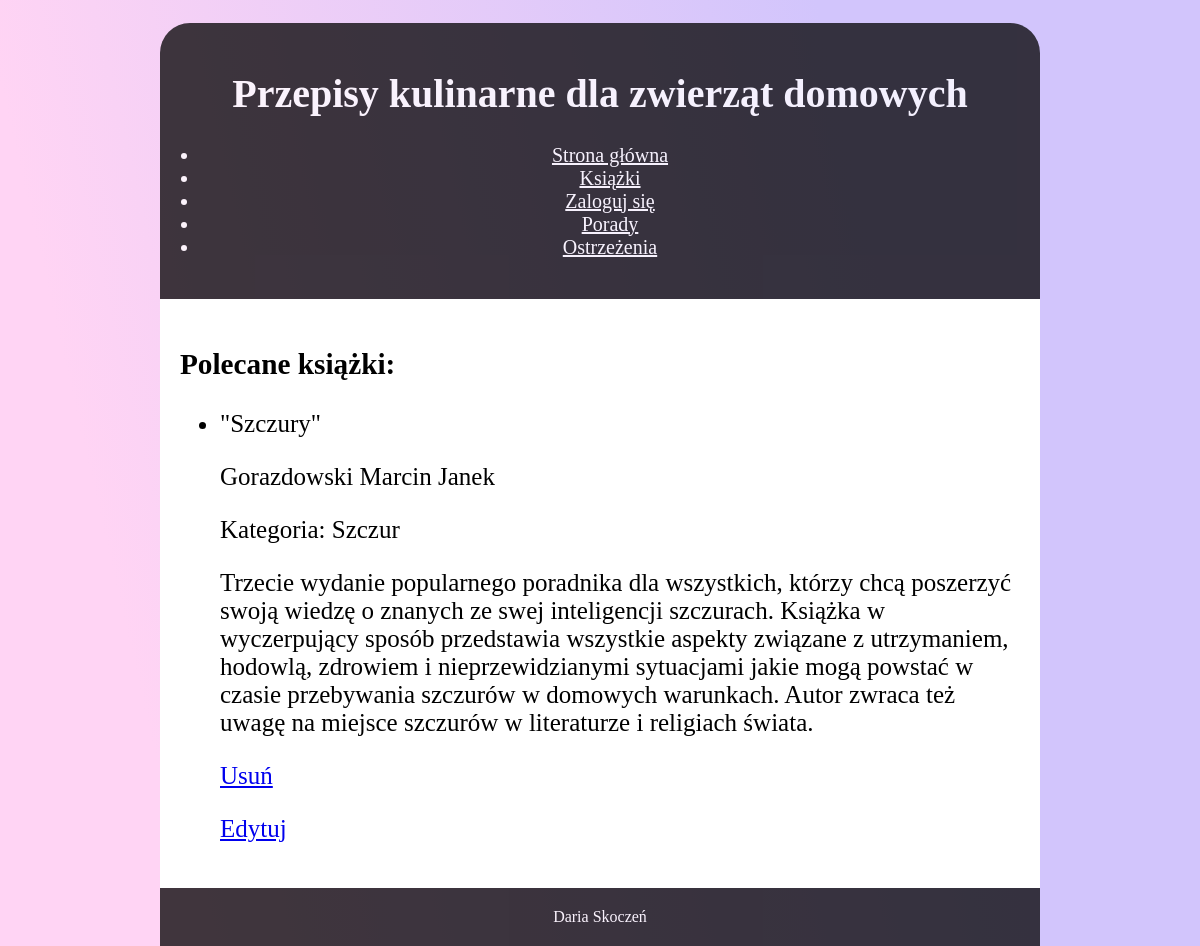
The app's page /recipes/book/ with its own data.
### recipes/models.py (models this page shows, shortened)
class Book(models.Model):
    category = models.ForeignKey(Category, on_delete=models.CASCADE, primary_key=True)
    title = models.CharField(max_length=150)
    author = models.CharField(max_length=35, blank=True, null=True)
    description = models.TextField()

class Category(models.Model):
    name = models.CharField(max_length=20)
    typ = models.CharField(max_length=20, null=True) #gromada
    gromada = models.CharField(max_length=20, null=True) #klasa
    rzad = models.CharField(max_length=20, null=True) #rząd
    def __str__(self):
        return self.name

### recipes/views.py (the view)
# urls.py: path('book/', views.book, name='book'),
def book(request):
    book_list = Book.objects.all()
    context = {'book_list': book_list}
    return render(request, 'recipes/book.html', context)

### recipes/templates/recipes/book.html (shortened to what this page needs)
﻿{% extends 'base.html' %}
{% block content %}
<div class="ans">
    <h3>Polecane książki:</h3>
    {% if book_list %}
    <ul>
        {% for book in book_list %}
        <li>{{ book.title }} <p>{{book.author}}</p> Kategoria: {{book.category}}<p>{{book.description}}</p></li>
        <p><a href="{% url 'delBook' book.pk %}">Usuń</a></p>
        <p><a href="{% url 'editBook' book.pk %}">Edytuj </a></p>
        {% endfor %}
    </ul>
    {% else %}
    <p>Brak książek.</p>
    {% endif %}
</div>
{% endblock %}

### recipes/static/recipes/style.css (style rules this page uses)
body { background: linear-gradient(13deg, #ffd4f4 14%,#d2c5fc 73%); background: -moz-linear-gradient(13deg, #ffd4f4 14%,#d2c5fc 73%); background: -webkit-linear-gradient(13deg, #ffd4f4 14%,#d2c5fc 73%); margin: 0; margin-top: 5px; }

### records on screen
Book: title "\"Szczury\"", author "Gorazdowski Marcin Janek", category "Szczur", description "Trzecie wydanie popularnego poradnika dla wszystkich, którzy chcą poszerzyć swoją wiedzę o znanych ze swej inteligencji szczurach. Książka w wyczerpujący sposób przedstawia wszystkie aspekty związane z utrzymaniem, hodowlą, zdrowiem i nieprzewidzianymi sytuacjami jakie mogą powstać w czasie przebywania szczurów w domowych warunkach. Autor zwraca też uwagę na miejsce szczurów w literaturze i religiach świata."
